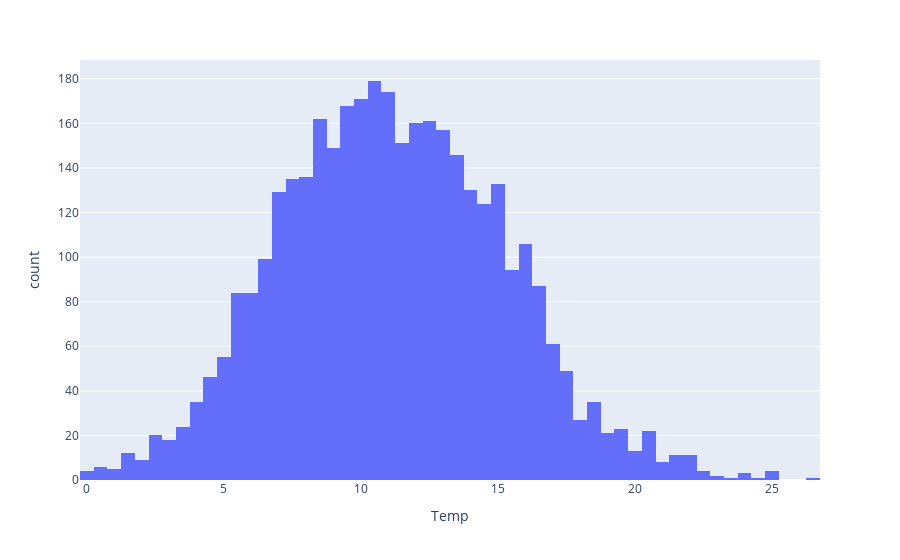

Notebook code cell kept with this figure:
### Code cell
px.histogram(data_frame=df,x='Temp')

### Figure 1 — Plotly figure (JSON) as saved in the notebook; plotly's stock layout.template omitted (floating-point values rounded to 4 significant figures; data arrays with more than 128 entries replaced by an {"elided": "..."} marker saying what was removed)
{"data": [{"alignmentgroup": "True", "bingroup": "x", "hovertemplate": "Temp=%{x}<br>count=%{y}<extra></extra>", "legendgroup": "", "marker": {"color": "#636efa", "pattern": {"shape": ""}}, "name": "", "offsetgroup": "", "orientation": "v", "showlegend": false, "type": "histogram", "x": {"elided": "3650 float values"}, "xaxis": "x", "yaxis": "y"}], "layout": {"barmode": "relative", "legend": {"tracegroupgap": 0}, "margin": {"t": 60}, "xaxis": {"anchor": "y", "domain": [0, 1], "title": {"text": "Temp"}}, "yaxis": {"anchor": "x", "domain": [0, 1], "title": {"text": "count"}}}}
